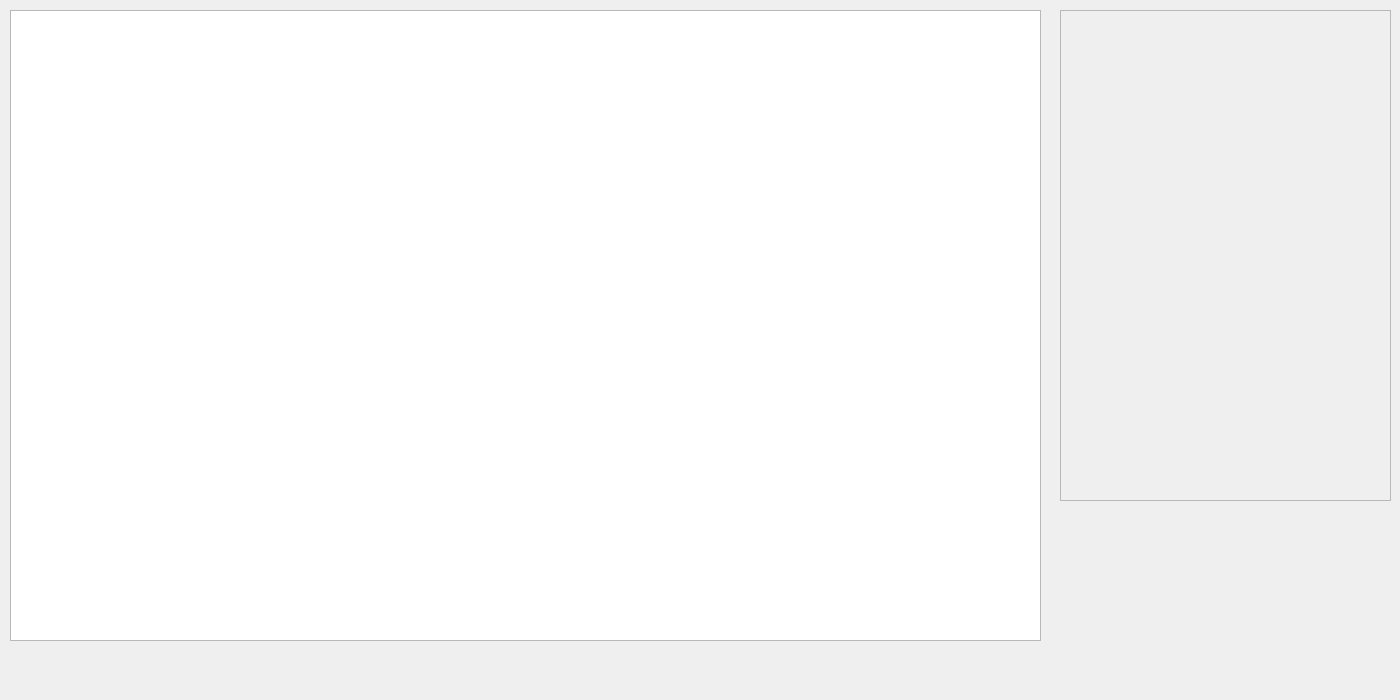
<?xml version="1.0" encoding="UTF-8"?>
<ui version="4.0">
 <class>MainWindow</class>
 <widget class="QMainWindow" name="MainWindow">
  <property name="geometry">
   <rect>
    <x>0</x>
    <y>0</y>
    <width>1400</width>
    <height>700</height>
   </rect>
  </property>
  <property name="sizePolicy">
   <sizepolicy hsizetype="Fixed" vsizetype="Fixed">
    <horstretch>0</horstretch>
    <verstretch>0</verstretch>
   </sizepolicy>
  </property>
  <property name="minimumSize">
   <size>
    <width>1400</width>
    <height>700</height>
   </size>
  </property>
  <property name="maximumSize">
   <size>
    <width>1400</width>
    <height>700</height>
   </size>
  </property>
  <property name="windowTitle">
   <string>3004 A3 Elevator Simulator - William Lee 101181435</string>
  </property>
  <widget class="QWidget" name="centralwidget">
   <widget class="QScrollArea" name="outputScroll">
    <property name="geometry">
     <rect>
      <x>1060</x>
      <y>10</y>
      <width>331</width>
      <height>491</height>
     </rect>
    </property>
    <property name="widgetResizable">
     <bool>true</bool>
    </property>
    <widget class="QWidget" name="scrollAreaWidgetContents">
     <property name="geometry">
      <rect>
       <x>0</x>
       <y>0</y>
       <width>329</width>
       <height>489</height>
      </rect>
     </property>
     <layout class="QHBoxLayout" name="horizontalLayout">
      <item>
       <widget class="QLabel" name="textOutput">
        <property name="text">
         <string/>
        </property>
        <property name="alignment">
         <set>Qt::AlignBottom|Qt::AlignLeading|Qt::AlignLeft</set>
        </property>
        <property name="wordWrap">
         <bool>true</bool>
        </property>
        <property name="textInteractionFlags">
         <set>Qt::LinksAccessibleByMouse|Qt::TextSelectableByKeyboard|Qt::TextSelectableByMouse</set>
        </property>
       </widget>
      </item>
     </layout>
    </widget>
   </widget>
   <widget class="QWidget" name="horizontalLayoutWidget">
    <property name="geometry">
     <rect>
      <x>10</x>
      <y>10</y>
      <width>1031</width>
      <height>631</height>
     </rect>
    </property>
    <layout class="QHBoxLayout" name="horizontalLayout_2">
     <item>
      <widget class="QTableView" name="buildingView">
       <property name="cursor" stdset="0">
        <cursorShape>ArrowCursor</cursorShape>
       </property>
       <property name="focusPolicy">
        <enum>Qt::NoFocus</enum>
       </property>
       <property name="contextMenuPolicy">
        <enum>Qt::NoContextMenu</enum>
       </property>
       <property name="layoutDirection">
        <enum>Qt::LeftToRight</enum>
       </property>
       <property name="verticalScrollBarPolicy">
        <enum>Qt::ScrollBarAsNeeded</enum>
       </property>
       <property name="horizontalScrollBarPolicy">
        <enum>Qt::ScrollBarAsNeeded</enum>
       </property>
       <property name="sizeAdjustPolicy">
        <enum>QAbstractScrollArea::AdjustToContentsOnFirstShow</enum>
       </property>
       <property name="selectionMode">
        <enum>QAbstractItemView::NoSelection</enum>
       </property>
       <property name="selectionBehavior">
        <enum>QAbstractItemView::SelectColumns</enum>
       </property>
       <property name="verticalScrollMode">
        <enum>QAbstractItemView::ScrollPerPixel</enum>
       </property>
       <property name="horizontalScrollMode">
        <enum>QAbstractItemView::ScrollPerPixel</enum>
       </property>
       <property name="cornerButtonEnabled">
        <bool>false</bool>
       </property>
       <attribute name="horizontalHeaderCascadingSectionResizes">
        <bool>false</bool>
       </attribute>
       <attribute name="horizontalHeaderMinimumSectionSize">
        <number>30</number>
       </attribute>
       <attribute name="horizontalHeaderHighlightSections">
        <bool>false</bool>
       </attribute>
       <attribute name="verticalHeaderMinimumSectionSize">
        <number>30</number>
       </attribute>
       <attribute name="verticalHeaderHighlightSections">
        <bool>true</bool>
       </attribute>
      </widget>
     </item>
    </layout>
   </widget>
   <widget class="QWidget" name="horizontalLayoutWidget_2">
    <property name="geometry">
     <rect>
      <x>1060</x>
      <y>510</y>
      <width>331</width>
      <height>131</height>
     </rect>
    </property>
    <layout class="QHBoxLayout" name="buildingButtonLayout"/>
   </widget>
  </widget>
  <widget class="QMenuBar" name="menubar">
   <property name="geometry">
    <rect>
     <x>0</x>
     <y>0</y>
     <width>1400</width>
     <height>21</height>
    </rect>
   </property>
  </widget>
  <widget class="QStatusBar" name="statusbar">
   <property name="sizeGripEnabled">
    <bool>false</bool>
   </property>
  </widget>
 </widget>
 <resources/>
 <connections/>
</ui>
